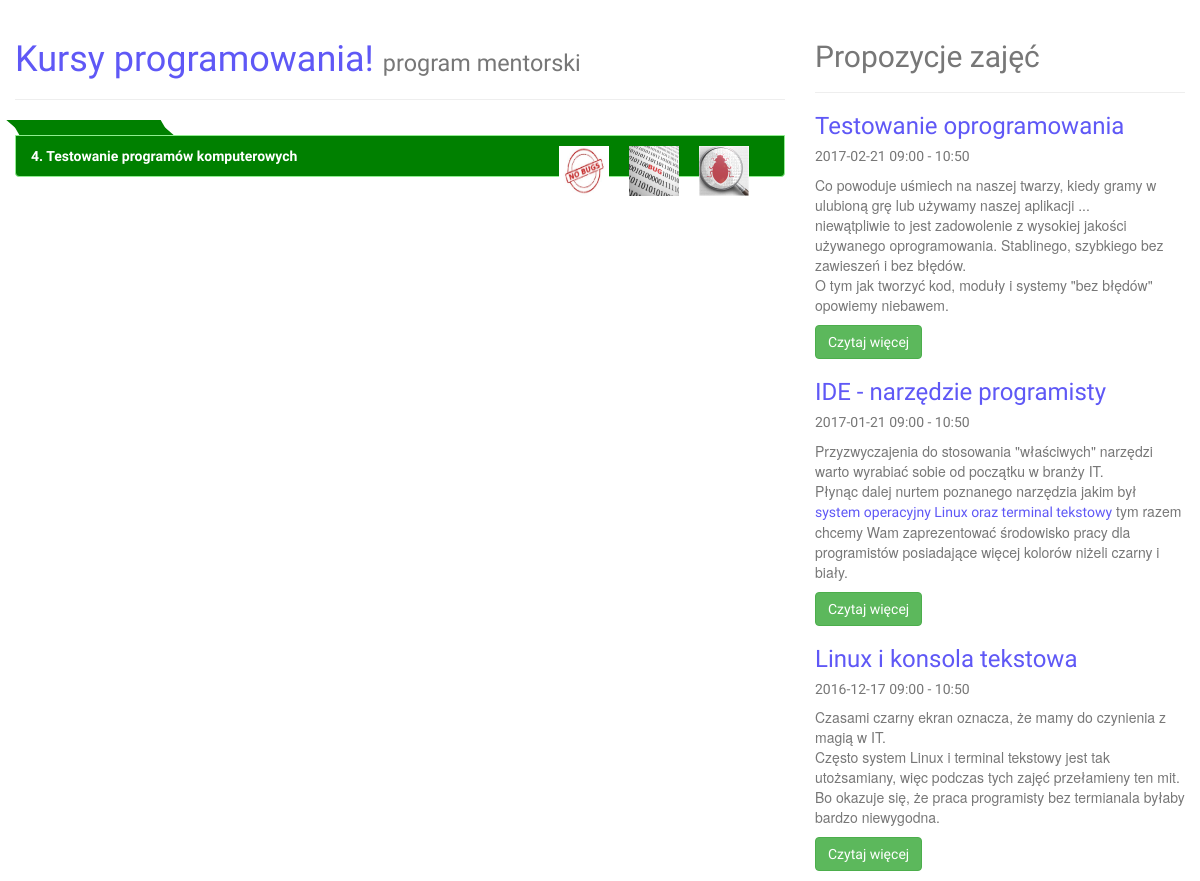
Page /kursy/5/rozdzial/22.html on the earlier database version.
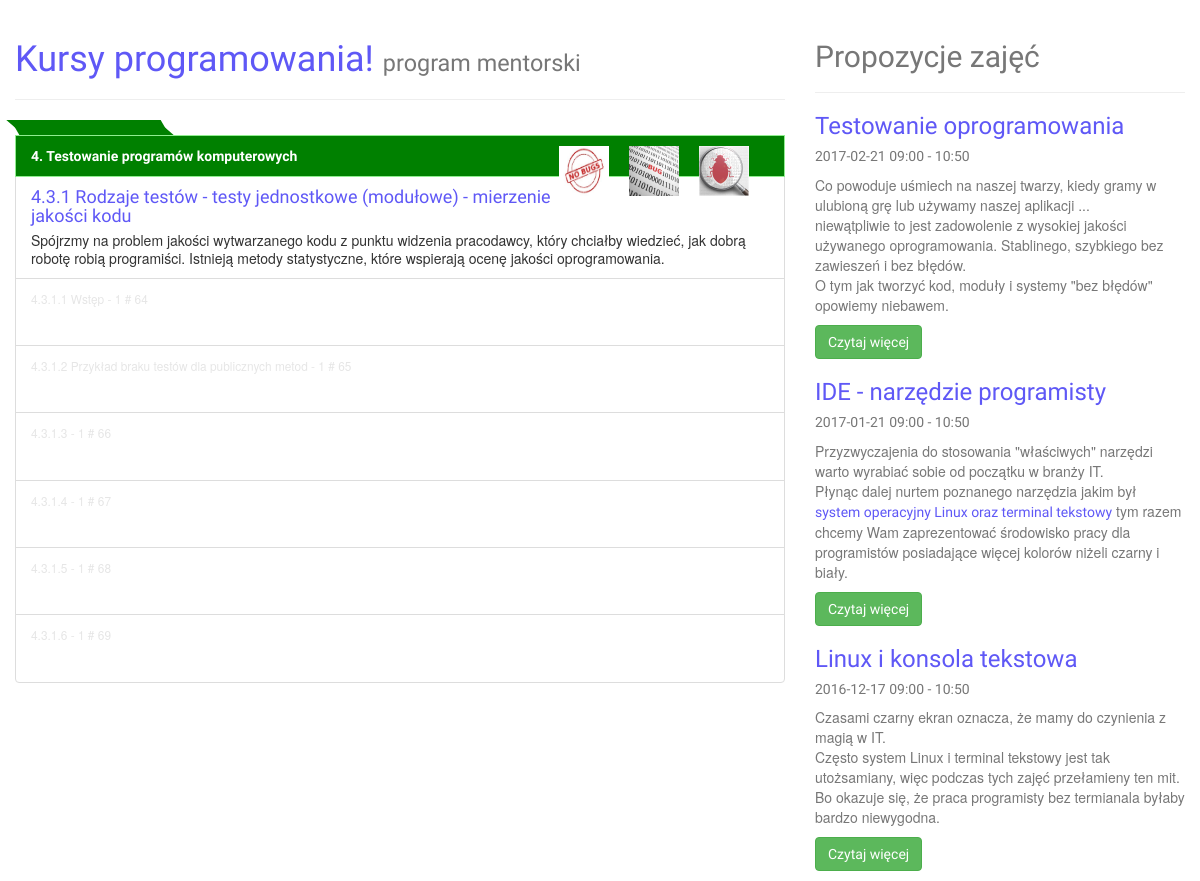
Same page on the later database version.
### mainapp/models.py (models this page shows, shortened)
class Module(models.Model):
    contents = models.ManyToManyField(Chapter)
    title = models.CharField(max_length=128)
    comment = models.CharField(max_length=1024, blank=True)
    sort_order = models.PositiveIntegerField(default=0, editable=False, db_index=True)
    author = models.ForeignKey(Author, null=True, blank=True, on_delete=models.DO_NOTHING)
    curiosities = models.ManyToManyField(Curiosity)
    achievements_desc = models.CharField(max_length=256, blank=True)
    is_enabled = models.BooleanField(default=False)
    views_count = models.PositiveIntegerField(default=0, editable=False)
    finished_count = models.PositiveIntegerField(default=0, editable=False)
    chapters = []
    contents_list = []
    icons_list = []
    class Meta:
        ordering = ('title',)
    def add_chapters(self, chapters):
        self.chapters = chapters
    def add_chapter(self, chapter):
        self.chapters.append(chapter)
    def prepare_icons_list_from_comment(self):
        self.icons_list = self.comment.split(',')

class Chapter(models.Model):
    contents = models.ManyToManyField(Content)
    name = models.CharField(max_length=128, blank=True)
    sort_order = models.PositiveIntegerField(default=0, editable=False, db_index=True)
    level = models.IntegerField(choices=ChapterLevelType.choices, default=ChapterLevelType.BEGINNER)
    note = models.TextField(max_length=256)
    author = models.ForeignKey(Author, null=True, blank=True, on_delete=models.DO_NOTHING)
    class Meta:
        ordering = ('name',)

class Content(models.Model):
    status = models.IntegerField(choices=ContentType.choices, default=ContentType.TEXT)
    value = models.TextField(max_length=4000)
    additional_text = models.CharField(max_length=512)
    author = models.ForeignKey(Author, null=True, blank=True, on_delete=models.DO_NOTHING)
    class Meta:
        ordering = ('additional_text',)

### mainapp/views.py (the view)
class CoursesListPageView(TemplateView):
    template_name = 'mainapp/courses_list.html'
    def get_context_data(self, **kwargs):
        module_id = kwargs.get('module_id')
        chapter_id = kwargs.get('chapter_id')
        modules = []
        contents_list = []
        modules_tmp = Module.objects.select_related().filter(is_enabled=True)
        for module in modules_tmp:
            module.add_chapters([])
            chapters = Chapter.objects.select_related().filter(module__id=module.id)
            if chapter_id is not None:
                for chapter in chapters:
                    if int(chapter.id) == int(chapter_id):
                        module.add_chapter(chapter)
                        contents_list = Content.objects.select_related() \
                            .filter(chapter=chapter).order_by('additional_text')
            else:
                module.add_chapters(chapters)
            module.prepare_icons_list_from_comment()
            if module_id is None or int(module.id) == int(module_id):
                modules.append(module)
        return {'modules': modules,
                'module_id': module_id,
                'chapter_id': chapter_id,
                'contents_list': contents_list}

### mainapp/context_processors.py (called while the page is built)
def frontend(request):
    user = getattr(request, 'user', None)
    is_authenticated = bool(user and user.is_authenticated)
    return {
        'frontend_context': {
            'isAuthenticated': is_authenticated,
            'userId': user.id if is_authenticated else None,
            'username': user.get_username() if is_authenticated else '',
            'csrfToken': get_token(request),
            'staticUrl': settings.STATIC_URL,
        }
    }

### mainapp/templates/mainapp/courses_list.html (shortened to what this page needs)
{% extends 'mainapp/base.html' %}
{% load bootstrap3 %}
{% load static %}
{% block bootstrap3_content %}
<div class="container-fluid">
	<div class="row">
		<div class="col-md-8">
			<div class="page-header">
				<h1>
					Kursy programowania! <small>program mentorski</small>
				</h1>
			</div>
{% for module in modules %}
    <div class="list-group">
        <div class="parallelogram"><div class="parallelogram"></div></div>
        <a href="/kursy/{{ module.id }}.html" class="list-group-item active-done">
            <strong class="done">{{ module.title }}</strong>
            {% for icon_file_name in module.icons_list %}
              <img class="card-img-top right" src="{% static 'mainapp/img/' %}{{ icon_file_name }}" height="50px" alt="" />
            {% endfor %}
        </a>
        {% for chapter in module.chapters %}
            <div class="list-group-item">
                <h4 class="list-group-item-heading done">
                    <a href="/kursy/{{ module.id }}/rozdzial/{{ chapter.id }}.html">{{ chapter.name }}</a>
                </h4>
                <p class="list-group-item-text">
                    {{ chapter.note }}
                </p>
            </div>
        {% endfor %}
        {% if not chapter_id %}
            <a class="list-group-item active2">
                <i class="text-warning">Osiągnięcia:</i> <b class="text-warning">{{ module.achievements_desc }}</b>
            </a>
        {% else %}
            {% for content in contents_list %}
                <div class="list-group-item">
                    <p class="list-group-item-text">
                        <small style="color: #e6e6e6">
                        {{ content.additional_text }} - {{ content.status }} # {{ content.id }}
                        </small><br />
                        <br />
                    </p>
                </div>
            {% endfor %}
        {% endif%}
        </div>
        <br />
        <br />
{% endfor %}
        </div>
		<div class="col-md-4">
			<div class="page-header">
				<h2 class="text-muted">
                Propozycje zajęć
				</h2>
			</div>
                <div class="col">
            <div>
                                <h3 class="text-default">
                                        Testowanie oprogramowania
                                </h3>
                <h5 class="text-muted">
                                        2017-02-21 09:00 - 10:50
                                </h5>
                                <p class="text-muted">
                                        Co powoduje uśmiech na naszej twarzy, kiedy gramy w ulubioną grę lub używamy naszej aplikacji ...<br />
					niewątpliwie to jest zadowolenie z wysokiej jakości używanego oprogramowania. Stablinego, szybkiego bez zawieszeń i bez błędów.<br />
					O tym jak tworzyć kod, moduły i systemy "bez błędów" opowiemy niebawem.
                                </p>
                                <p class="text-muted">
                                        <a class="btn btn-success" href="/kursy/5.html">Czytaj więcej</a>
                                </p>
                        </div>
                </div>
		<div class="col">
            <div>
				<h3 class="text-default">
					IDE - narzędzie programisty
				</h3>
                <h5 class="text-muted">
					2017-01-21 09:00 - 10:50
				</h5>
				<p class="text-muted">
					Przyzwyczajenia do stosowania "właściwych" narzędzi warto wyrabiać sobie od początku w branży IT.
                    <br />
                    Płynąc dalej nurtem poznanego narzędzia jakim był <a href="http://127.0.0.1:8000/zadanie,2,0,powitanie-i-wprowadzenie-do-srodowiska--vagrant.html">system operacyjny Linux oraz terminal tekstowy</a>
                    tym razem chcemy Wam zaprezentować środowisko pracy dla programistów <iIDE</i> posiadające więcej kolorów niżeli czarny i biały.
				</p>
				<p class="text-muted">
					<a class="btn btn-success" href="/kursy/4.html">Czytaj więcej</a>
				</p>
			</div>
		</div>
		<div class="col">
            <div>
				<h3 class="text-default">
					Linux i konsola tekstowa
				</h3>
                <h5 class="text-muted">
					2016-12-17 09:00 - 10:50
				</h5>
				<p class="text-muted">
					Czasami czarny ekran oznacza, że mamy do czynienia z magią w IT.<br />
                    Często system Linux i terminal tekstowy jest tak utożsamiany, więc podczas tych zajęć przełamieny ten mit.
                    Bo okazuje się, że praca programisty bez termianala byłaby bardzo niewygodna.
				</p>
				<p class="text-muted">
					<a class="btn btn-success" href="/kursy/2.html">Czytaj więcej</a>
				</p>
			</div>
		</div>
		</div>
	</div>
</div>
{% endblock %}

### mainapp/templates/mainapp/base.html (shortened to what this page needs)
{% extends 'mainapp/bootstrap.html' %}
{% load static %}
{% load bootstrap3 %}

### mainapp/templates/mainapp/bootstrap.html (shortened to what this page needs)
<!DOCTYPE html>
{% load bootstrap3 static %}
<html{% if LANGUAGE_CODE %} lang="{{ LANGUAGE_CODE }}"{% endif %}>
<head>
    {% bootstrap_css %}
    <link rel="stylesheet" href="{% static 'mainapp/dist/app.css' %}">
</head>
<body>
{% block bootstrap3_content %}{% endblock %}
</body>
</html>

### mainapp/templates/header.html (style rules this page uses)
h1, h2, h3, h4, h5 { font-family: 'Share Tech', sans-serif; color: #5f58f6; }
ul.nav a, a,navbar-brand { font-family: 'Share Tech', sans-serif; color: #5f58f6; }

Differences in the rows shown:
added Chapter: name "4.3.1 Rodzaje testów - testy jednostkowe (modułowe) - mierzenie jakości kodu", note "Spójrzmy na problem jakości wytwarzanego kodu z punktu widzenia pracodawcy, który chciałby wiedzieć, jak dobrą robotę robią programiści. Istnieją metody statystyczne, które wspierają ocenę jakości oprogramowania."
added Content: additional_text "4.3.1.1 Wstęp", status "1", id "64"
added Content: additional_text "4.3.1.2 Przykład braku testów dla publicznych metod", status "1", id "65"
added Content: additional_text "4.3.1.3", status "1", id "66"
added Content: additional_text "4.3.1.4", status "1", id "67"
added Content: additional_text "4.3.1.5", status "1", id "68"
added Content: additional_text "4.3.1.6", status "1", id "69"
